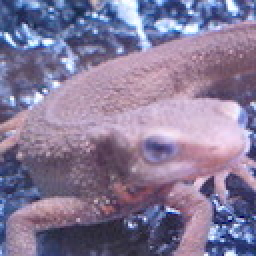
#> input picture assets/imori.jpg, 128 x 128 px (shown 2 times larger)
$ jupyter execute 'Color Tracking.ipynb'
#> lines starting #> are read from the running program, lines starting #| are printed output that depends on the picture; after the words box and inside, x2 and y2 are one past the last pixel; in counts of white or black regions, pixels touching at a corner belong together
[cell 1]
import cv2
from matplotlib import pyplot as plt
import numpy as np

[cell 2]
# BGR -> HSV
img = cv2.imread("../assets/imori.jpg")
#> img is the input picture: shape (128, 128, 3); mean B, G, R 152.8, 121.8, 134.1
hsv = cv2.cvtColor(img, cv2.COLOR_BGR2HSV)
#> hsv: shape (128, 128, 3); mean H, S, V 137.6, 67.6, 156.4
plt.imshow(hsv[:,:,::-1])
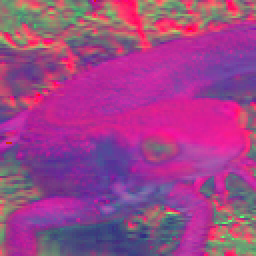
#> shown: shape (128, 128, 3) (shown 2 times larger); mean R, G, B 156.4, 67.6, 137.6

[cell 3]
# define range of blue color in HSV
lower = np.array([110, 50, 50])
upper = np.array([130, 255, 255])

[cell 4]
# Making mask
mask = cv2.inRange(hsv, lower, upper)
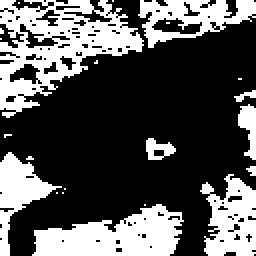
#> mask: shape (128, 128) (shown 2 times larger); 33.7% white; 22 white regions (14 under 20 px), largest, box (x1, y1, x2, y2) and area: (0, 0, 72, 59) 1911, (16, 102, 92, 128) 1248, (100, 87, 128, 128) 741
res = cv2.bitwise_and(hsv, hsv, mask=mask)
#> res: shape (128, 128, 3); mean H, S, V 39.8, 32.6, 45
plt.imshow(mask, cmap="gray")

$ run again, with assets/blox.jpg copied over assets/imori.jpg
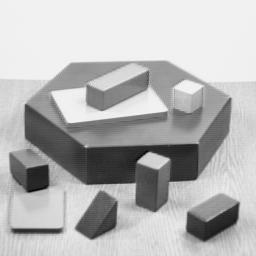
#> input picture assets/blox.jpg, 256 x 256 px
#> img is the input picture: shape (256, 256, 3); min 0, max 252, mean 182.8
#> hsv: shape (256, 256, 3); mean H, S, V 0, 0, 182.8
#> `[cell 2] # BGR -> HSV img = cv2.imread("../assets/imori.jpg") hsv = cv..`:
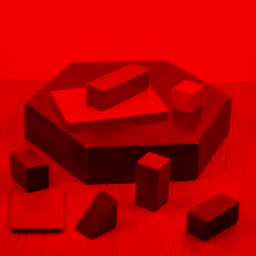
#> shown: shape (256, 256, 3); mean R, G, B 182.8, 0, 0
#> mask: shape (256, 256); every value is 0
#> res: shape (256, 256, 3); every value is 0

$ run again, with assets/thorino.jpg copied over assets/imori.jpg
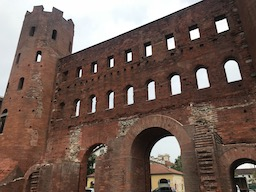
#> input picture assets/thorino.jpg, 256 x 192 px
#> img is the input picture: shape (192, 256, 3); mean B, G, R 85.6, 94.3, 114.5
#> hsv: shape (192, 256, 3); mean H, S, V 24.2, 86.9, 115.5
#> `[cell 2] # BGR -> HSV img = cv2.imread("../assets/imori.jpg") hsv = cv..`:
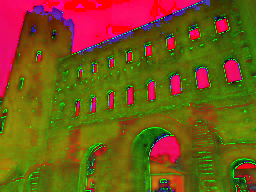
#> shown: shape (192, 256, 3); mean R, G, B 115.5, 86.9, 24.2
#> mask: shape (192, 256); every value is 0
#> res: shape (192, 256, 3); every value is 0
